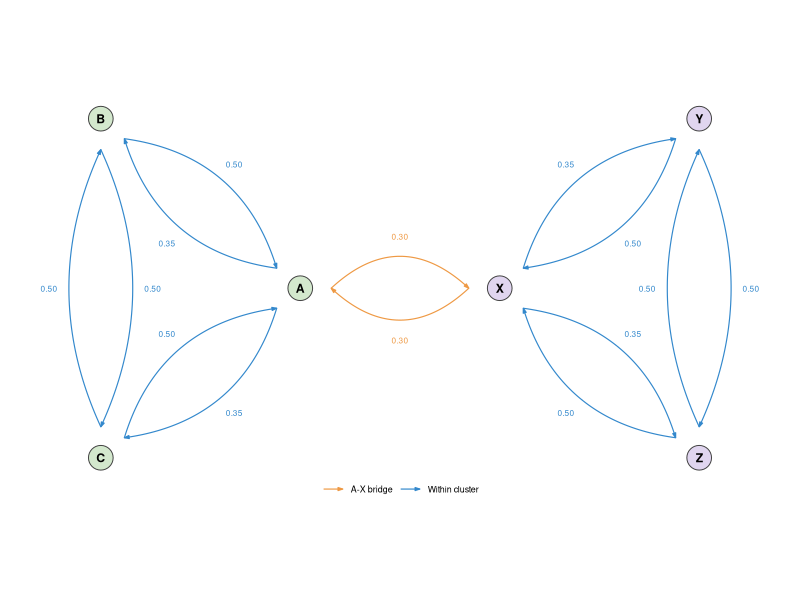

Recreate this plot in R.
# two_cluster_network_plot.R
# Diagram of the movement structure: two triangles joined by the single A-X
# bridge, with the baseline destination probability on each directed edge.
#
# NOTE: BASE_WEIGHTS below must match the matrix of the same name in
# two_cluster_sim.R. It is duplicated rather than sourced because sourcing that
# script would run a simulation.

options(tidyverse.quiet = TRUE)
library(tidyverse, quietly = TRUE)

# Written to the repository root, not results/: this diagram is a fixed property
# of the model rather than the output of any one sweep, so it does not belong
# with the per-run artefacts that get cleared between batches.
OUT <- "movement_network.pdf"

DEMES <- c("A", "B", "C", "X", "Y", "Z")
PROB_MOVE <- 0.10

BASE_WEIGHTS <- matrix(
  c(
    0.00, 0.35, 0.35, 0.30, 0.00, 0.00, # A -> B .35  C .35  X .30
    0.50, 0.00, 0.50, 0.00, 0.00, 0.00, # B -> A .50  C .50
    0.50, 0.50, 0.00, 0.00, 0.00, 0.00, # C -> A .50  B .50
    0.30, 0.00, 0.00, 0.00, 0.35, 0.35, # X -> A .30  Y .35  Z .35
    0.00, 0.00, 0.00, 0.50, 0.00, 0.50, # Y -> X .50  Z .50
    0.00, 0.00, 0.00, 0.50, 0.50, 0.00  # Z -> X .50  Y .50
  ),
  nrow = 6, byrow = TRUE,
  dimnames = list(DEMES, DEMES)
)

# Triangle ABC on the left, XYZ on the right, joined across the middle by A-X
nodes <- tribble(
  ~name, ~x,  ~y,
  "B",   0.0,  0.85,
  "C",   0.0, -0.85,
  "A",   1.0,  0.00,
  "X",   2.0,  0.00,
  "Y",   3.0,  0.85,
  "Z",   3.0, -0.85
) %>%
  mutate(cluster = if_else(name %in% c("A", "B", "C"), "C1", "C2"))

edges <- as.data.frame(as.table(BASE_WEIGHTS)) %>%
  set_names(c("from", "to", "prob")) %>%
  filter(prob > 0) %>%
  mutate(across(c(from, to), as.character)) %>%
  left_join(nodes %>% select(from = name, x0 = x, y0 = y), by = "from") %>%
  left_join(nodes %>% select(to = name, x1 = x, y1 = y), by = "to") %>%
  mutate(bridge = (from == "A" & to == "X") | (from == "X" & to == "A"))

NODE_R <- 0.155   # trim edges to the node circle so arrowheads sit outside it
CURVE <- 0.16     # perpendicular offset of the arc's control point

# Quadratic Bezier per directed edge. Drawing the arc explicitly (rather than
# with geom_curve) means the midpoint is known, so labels can be placed on the
# arc instead of guessed at relative to the straight chord.
arc <- function(x0, y0, x1, y1, offset, n = 60) {
  dx <- x1 - x0
  dy <- y1 - y0
  len <- sqrt(dx^2 + dy^2)
  ux <- dx / len
  uy <- dy / len
  # perpendicular; reversing the edge reverses it too, so opposite directions
  # bow to opposite sides and their labels never collide
  px <- -uy
  py <- ux

  sx <- x0 + ux * NODE_R
  sy <- y0 + uy * NODE_R
  ex <- x1 - ux * NODE_R
  ey <- y1 - uy * NODE_R

  cx <- (sx + ex) / 2 + px * offset * 2
  cy <- (sy + ey) / 2 + py * offset * 2

  t <- seq(0, 1, length.out = n)
  tibble(
    x = (1 - t)^2 * sx + 2 * (1 - t) * t * cx + t^2 * ex,
    y = (1 - t)^2 * sy + 2 * (1 - t) * t * cy + t^2 * ey
  )
}

edge_paths <- edges %>%
  mutate(id = row_number()) %>%
  rowwise() %>%
  mutate(pts = list(arc(x0, y0, x1, y1, CURVE))) %>%
  ungroup() %>%
  select(id, bridge, pts) %>%
  unnest(pts)

# Label sits on the arc's midpoint, nudged a little further out
edge_labels <- edges %>%
  mutate(id = row_number()) %>%
  rowwise() %>%
  mutate(
    mid = list(arc(x0, y0, x1, y1, CURVE, n = 3) %>% slice(2))
  ) %>%
  ungroup() %>%
  unnest(mid) %>%
  mutate(
    dx = x1 - x0, dy = y1 - y0,
    len = sqrt(dx^2 + dy^2),
    lx = x + (-dy / len) * 0.10,
    ly = y + (dx / len) * 0.10
  )

EDGE_COLORS <- c("Within cluster" = "#38c", "A-X bridge" = "#e94")
edge_paths <- edge_paths %>%
  mutate(kind = if_else(bridge, "A-X bridge", "Within cluster"))
edge_labels <- edge_labels %>%
  mutate(kind = if_else(bridge, "A-X bridge", "Within cluster"))

p <- ggplot() +
  geom_path(
    data = edge_paths,
    aes(x = x, y = y, group = id, color = kind),
    linewidth = 0.4,
    arrow = arrow(length = unit(0.05, "in"), type = "closed", angle = 18)
  ) +
  geom_text(
    data = edge_labels,
    aes(x = lx, y = ly, label = format(prob, nsmall = 2), color = kind),
    size = 2.1, show.legend = FALSE
  ) +
  geom_point(
    data = nodes, aes(x = x, y = y, fill = cluster),
    shape = 21, size = 8, stroke = 0.5, color = "grey25"
  ) +
  geom_text(data = nodes, aes(x = x, y = y, label = name),
            size = 3.1, fontface = "bold") +
  scale_color_manual(values = EDGE_COLORS, name = NULL) +
  # Green/purple for cluster membership, deliberately clear of the blue/orange
  # used for edge type, so node fill and edge color cannot be read as the same
  # encoding. Kept pale so the bold deme labels stay legible on top.
  scale_fill_manual(
    values = c(C1 = "#d3e8cd", C2 = "#e0d5ef"), guide = "none"
  ) +
  coord_fixed(clip = "off") +
  theme_void(base_size = 8) +
  theme(
    legend.position = "bottom",
    legend.margin = margin(t = -4),
    plot.margin = margin(6, 10, 4, 10)
  )

ggsave(OUT, plot = p, width = 6, height = 3, units = "in", device = cairo_pdf)
message("Wrote ", OUT)
